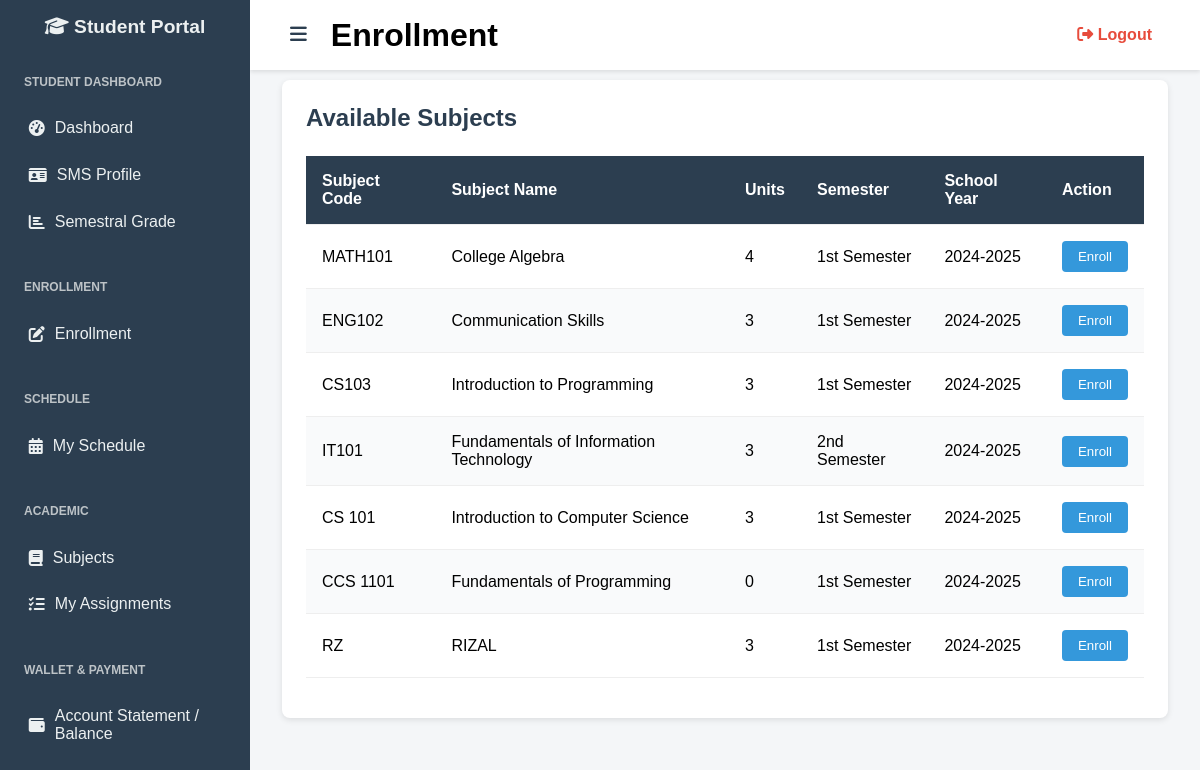
/enrollment.php (signed in), run on the app's committed database.
### tables this page shows
CREATE TABLE `subjects` (
  `id` int(11) NOT NULL,
  `subject_code` varchar(50) NOT NULL,
  `subject_name` varchar(100) NOT NULL,
  `units` int(11) NOT NULL,
  `semester` varchar(20) DEFAULT NULL,
  `year_level` varchar(20) DEFAULT NULL,
  `school_year` varchar(9) DEFAULT NULL,
  `program` varchar(255) DEFAULT NULL
);

### enrollment.php (the view, shortened to what this page needs)
<?php
$host = "localhost";
$user = "root";
$pass = "";
$dbname = "student_management_system";
$conn = new mysqli($host, $user, $pass, $dbname);
$subjects = [];
$sql = "SELECT * FROM subjects";
$result = $conn->query($sql);
while ($row = $result->fetch_assoc()) {
    $subjects[] = $row;
}
?>
<!DOCTYPE html>
<html lang="en">
<head>
  <link rel="stylesheet" href="https://cdnjs.cloudflare.com/ajax/libs/font-awesome/6.4.0/css/all.min.css" />
</head>
<body>
<div class="sidebar" id="sidebar">
        <h2><i class="fas fa-graduation-cap"></i> <span>Student Portal</span></h2>
        <ul>
            <li class="section-title">Student Dashboard</li>
            <li><a href="dashboard.php"><i class="fas fa-tachometer-alt"></i> <span>Dashboard</span></a></li>
            <li><a href="sms_profile.php"><i class="fas fa-id-card"></i> <span>SMS Profile</span></a></li>
            <li><a href="semestral_grade.php"><i class="fas fa-chart-bar"></i> <span>Semestral Grade</span></a></li>
            <li class="section-title">Enrollment</li>
            <li><a href="enrollment.php"><i class="fas fa-edit"></i> <span>Enrollment</span></a></li>
            <li class="section-title">Schedule</li>
            <li><a href="student_schedule.php"><i class="fas fa-calendar-alt"></i> <span>My Schedule</span></a></li>
            <li class="section-title">Academic</li>
            <li><a href="subjects.php"><i class="fas fa-book"></i> <span>Subjects</span></a></li>
            <li><a href="student_assignments.php"><i class="fas fa-tasks"></i> <span>My Assignments</span></a></li>
            <li class="section-title">Wallet & Payment</li>
            <li><a href="account_statement.php"><i class="fas fa-wallet"></i> <span>Account Statement / Balance</span></a></li>
        </ul>
    </div>
<div class="topbar" id="topbar">
    <button class="toggle-btn" onclick="toggleSidebar()">
      <i class="fas fa-bars"></i>
    </button>
    <h1>Enrollment</h1>
    <a href="logout.php" class="logout-btn"><i class="fas fa-sign-out-alt"></i> Logout</a>
</div>
<div class="content" id="content">
  <div id="enrollment-content">
    <div class="enroll-table">
      <h2>Available Subjects</h2>
      <table>
        <thead>
          <tr>
            <th>Subject Code</th>
            <th>Subject Name</th>
            <th>Units</th>
            <th>Semester</th>
            <th>School Year</th>
            <th>Action</th>
          </tr>
        </thead>
        <tbody>
          <?php foreach ($subjects as $subject): ?>
          <tr>
            <td><?php echo htmlspecialchars($subject['subject_code']); ?></td>
            <td><?php echo htmlspecialchars($subject['subject_name']); ?></td>
            <td><?php echo htmlspecialchars($subject['units']); ?></td>
            <td><?php echo htmlspecialchars($subject['semester']); ?></td>
            <td><?php echo htmlspecialchars($subject['school_year']); ?></td>
            <td>
              <form action="enrollment.php" method="POST">
                  <button type="submit" name="enroll" class="btn-enroll">Enroll</button>
              </form>
            </td>
          </tr>
          <?php endforeach; ?>
        </tbody>
      </table>
    </div>
  </div>
</div>
</body>
</html>

### enrollment.php (style rules this page uses)
* { box-sizing: border-box; margin: 0; padding: 0; }
body { font-family: Arial, sans-serif; display: flex; min-height: 100vh; background-color: #f4f6f8; }
.sidebar { width: 250px; background-color: #2c3e50; color: #ecf0f1; padding-top: 1rem; flex-shrink: 0; overflow: hidden; transition: all 0.3s ease; position: fixed; height: 100vh; z-index: 1000; }
.sidebar h2 { text-align: center; margin-bottom: 1rem; font-size: 1.2rem; padding: 0 1rem; }
.sidebar ul { list-style: none; padding: 0 1rem; }
.sidebar li { padding: 0.8rem; transition: background-color 0.2s; border-radius: 4px; margin-bottom: 0.2rem; }
.sidebar .section-title { font-weight: bold; font-size: 0.75rem; margin-top: 1.5rem; margin-bottom: 0.3rem; color: #bdc3c7; text-transform: uppercase; padding-left: 0.5rem; }
.sidebar li a { text-decoration: none; color: inherit; display: flex; align-items: center; gap: 10px; }
.topbar { position: fixed; left: 250px; right: 0; top: 0; background-color: #fff; padding: 1rem 2rem; box-shadow: 0 2px 4px rgba(0, 0, 0, 0.1); z-index: 999; display: flex; align-items: center; gap: 1rem; transition: all 0.3s ease; }
.toggle-btn { font-size: 1.2rem; cursor: pointer; background: none; border: none; color: #2c3e50; padding: 0.5rem; border-radius: 4px; transition: background-color 0.2s; }
.logout-btn { margin-left: auto; text-decoration: none; color: #e74c3c; font-weight: bold; padding: 0.5rem 1rem; border-radius: 4px; transition: background-color 0.2s; }
.content { flex-grow: 1; padding: 5rem 2rem 2rem 2rem; transition: all 0.3s ease; margin-left: 250px; }
.enroll-table { background-color: #fff; border-radius: 0.5rem; padding: 1.5rem; margin-bottom: 40px; box-shadow: 0 2px 6px rgba(0, 0, 0, 0.1); overflow-x: auto; }
.enroll-table h2 { color: #2c3e50; margin-bottom: 1.5rem; font-size: 1.5rem; }
table { width: 100%; border-collapse: collapse; margin-bottom: 1rem; }
th, td { padding: 1rem; border-bottom: 1px solid #eee; text-align: left; }
th { background: #2c3e50; color: white; font-weight: 600; }
tr:nth-child(even) { background-color: #f9fafb; }
.btn-enroll { background-color: #3498db; color: white; border: none; padding: 0.5rem 1rem; border-radius: 4px; cursor: pointer; transition: background-color 0.2s; font-weight: 500; }

### data on the page
subjects: subject_code "MATH101", subject_name "College Algebra", units "4", semester "1st Semester", school_year "2024-2025"
subjects: subject_code "ENG102", subject_name "Communication Skills", units "3", semester "1st Semester", school_year "2024-2025"
subjects: subject_code "CS103", subject_name "Introduction to Programming", units "3", semester "1st Semester", school_year "2024-2025"
subjects: subject_code "IT101", subject_name "Fundamentals of Information Technology", units "3", semester "2nd Semester", school_year "2024-2025"
subjects: subject_code "CS 101", subject_name "Introduction to Computer Science", units "3", semester "1st Semester", school_year "2024-2025"
subjects: subject_code "CCS 1101", subject_name "Fundamentals of Programming", units "0", semester "1st Semester", school_year "2024-2025"
subjects: subject_code "RZ", subject_name "RIZAL", units "3", semester "1st Semester", school_year "2024-2025"
